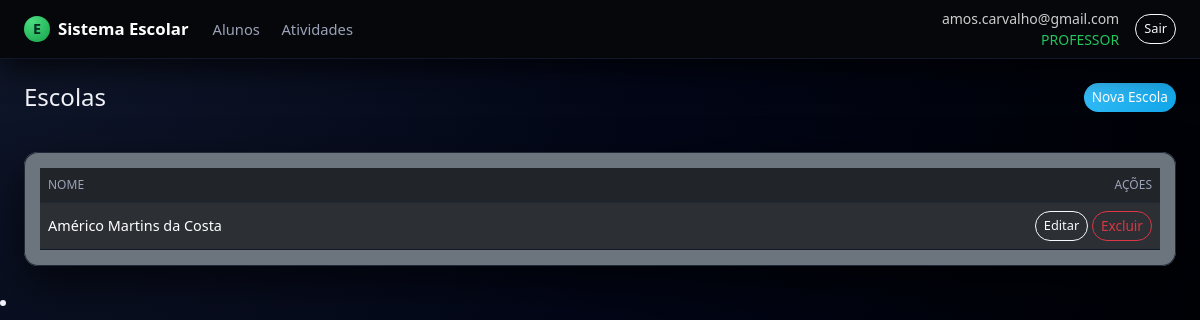
/escolas/ (signed in), run on the app's committed database.
### app.py (models this page shows, shortened)
class Usuario(db.Model, UserMixin):
    __tablename__ = "usuario"
    id = db.Column(db.Integer, primary_key=True)
    email = db.Column(db.String(120), unique=True, nullable=False)
    senha_hash = db.Column(db.String(255), nullable=False)
    papel = db.Column(db.String(30), nullable=False, default="ALUNO")
    ativo = db.Column(db.Boolean, nullable=False, default=True)
    created_at = db.Column(db.DateTime, nullable=False, default=datetime.utcnow)
    aluno_id = db.Column(db.Integer, db.ForeignKey("aluno.id"), nullable=True)
    aluno = db.relationship("Aluno", lazy="joined")
    def papel_upper(self):
        return (self.papel or "").upper()
    def is_responsavel(self):
        return self.papel_upper() == "RESPONSAVEL"
    def is_aluno(self):
        return self.papel_upper() == "ALUNO"

class Escola(db.Model):
    __tablename__ = "escola"
    id = db.Column(db.Integer, primary_key=True)
    nome = db.Column(db.String(120), nullable=False, unique=True)

### app.py (the view)
@app.route("/escolas/")
@login_required
def escolas_list():
    if current_user.is_responsavel() or current_user.is_aluno():
        flash("Acesso não autorizado.", "warning")
        return redirect(url_for("index"))
    items = Escola.query.order_by(Escola.nome.asc()).all()
    return render_template("escolas/listar.html", items=items)

### app.py (called while the page is built)
@login_manager.user_loader
def load_user(uid):
    return db.session.get(Usuario, int(uid))

@app.context_processor
def inject_can():
    return dict(can=can)

### templates/escolas/listar.html (shortened to what this page needs)
{% extends 'base.html' %}
{% block content %}
<div class="d-flex align-items-center justify-content-between mb-3">
  <h1 class="h4 mb-0">Escolas</h1>
  <a href="{{ url_for('escolas_nova') }}" class="btn btn-primary btn-sm">Nova Escola</a>
</div>
<div class="card bg-secondary border-0">
  <div class="card-body">
    <div class="table-responsive">
      <table class="table table-dark table-striped align-middle mb-0">
        <thead>
          <tr>
            <th>Nome</th>
            <th class="table-actions text-end">Ações</th>
          </tr>
        </thead>
        <tbody>
          {% for e in items %}
          <tr>
            <td>{{ e.nome }}</td>
            <td class="text-end">
              <form class="d-inline" method="post" action="{{ url_for('escolas_editar', id=e.id) }}">
                <button class="btn btn-sm btn-outline-light" onclick="return promptEditEscola(this.form)">Editar</button>
              </form>
              <form class="d-inline" method="post" action="{{ url_for('escolas_excluir', id=e.id) }}"
                    onsubmit="return confirm('Excluir esta escola?');">
                <button class="btn btn-sm btn-outline-danger">Excluir</button>
              </form>
            </td>
          </tr>
          {% else %}
          <tr><td colspan="2" class="text-center text-light-50 py-4">Nenhuma escola cadastrada.</td></tr>
          {% endfor %}
        </tbody>
      </table>
    </div>
  </div>
</div>
{% endblock %}

### templates/base.html (shortened to what this page needs)
<!doctype html>
<html lang="pt-BR">
<head>
  <link
    href="https://cdn.jsdelivr.net/npm/bootstrap@5.3.3/dist/css/bootstrap.min.css"
    rel="stylesheet"
  >
  <link rel="stylesheet" href="{{ url_for('static', filename='css/style.css') }}">
</head>
<body class="app-body">
  <header class="app-navbar navbar navbar-expand-lg navbar-dark">
    <div class="container-fluid px-3 px-lg-4">
      <a class="navbar-brand d-flex align-items-center gap-2" href="{{ url_for('index') }}">
        <span class="brand-icon">E</span>
        <span class="fw-semibold">Sistema Escolar</span>
      </a>
      {% if current_user.is_authenticated %}
        {% set papel = current_user.papel_upper() %}
        <div class="collapse navbar-collapse" id="mainNav">
          <ul class="navbar-nav me-auto mb-2 mb-lg-0 app-menu">
            <li class="nav-item">
              <a class="nav-link {% if request.endpoint and 'alunos' in request.endpoint %}active{% endif %}"
                 href="{{ url_for('alunos_list') }}">
                Alunos
              </a>
            </li>
            <li class="nav-item">
              <a class="nav-link {% if request.endpoint and 'atividades_' in request.endpoint %}active{% endif %}"
                 href="{{ url_for('atividades_listar') }}">
                Atividades
              </a>
            </li>
          </ul>
          <div class="d-flex align-items-center gap-3">
            <div class="text-end small text-muted d-none d-md-block">
              <div>{{ current_user.email }}</div>
              <div class="text-accent">{{ papel }}</div>
            </div>
            <form method="post" action="{{ url_for('logout') }}">
              <button class="btn btn-sm btn-outline-light" type="submit">Sair</button>
            </form>
          </div>
        </div>
      {% endif %}
    </div>
  </header>
  <main class="app-main container-fluid px-3 px-lg-4 py-4">
    <div class="page-wrapper">
      {% block content %}{% endblock %}
    </div>
  </main>
  <li class="nav-item">
</li>
</body>
</html>

### static/css/style.css (style rules this page uses)
:root { --bg-body: #05070b; --bg-elevated: #10141f; --bg-elevated-soft: #181d2a; --bg-navbar: #05070b; --border-soft: #262c3c; --text-main: #f4f5fb; --text-muted: #9ca3b8; --accent: #22c55e; --accent-soft: rgba(34, 197, 94, 0.15); --danger-soft: rgba(239, 68, 68, 0.15); --radius-lg: 16px; --radius-md: 10px; --shadow-soft: 0 18px 45px rgba(0, 0, 0, 0.65); }
.app-body { background: radial-gradient(circle at top left, #10172a 0, #020617 45%, #000 100%); color: var(--text-main); min-height: 100vh; font-family: system-ui, -apple-system, BlinkMacSystemFont, "Segoe UI", sans-serif; }
.app-navbar { background-color: var(--bg-navbar); border-bottom: 1px solid #111827; box-shadow: 0 10px 30px rgba(0, 0, 0, 0.7); position: sticky; top: 0; z-index: 1030; }
.app-navbar .navbar-brand { font-size: 1.05rem; }
.brand-icon { width: 26px; height: 26px; border-radius: 999px; background: radial-gradient(circle at 30% 20%, #4ade80, #16a34a); display: inline-flex; align-items: center; justify-content: center; font-size: 0.9rem; font-weight: 700; color: #022c22; }
.app-menu .nav-link { font-size: 0.92rem; color: var(--text-muted); padding-inline: 0.9rem; border-radius: 999px; margin-right: 0.35rem; transition: all 0.18s ease-out; }
.app-main { color: var(--text-main); max-width: 1200px; margin-inline: auto; }
.page-wrapper { display: flex; flex-direction: column; gap: 1.5rem; }
.card { background-color: var(--bg-elevated); border-radius: var(--radius-lg); border: 1px solid var(--border-soft); box-shadow: var(--shadow-soft); }
.table { color: var(--text-main); font-size: 0.9rem; margin-bottom: 0; }
.table thead { background: linear-gradient(90deg, #020617, #020617); }
.table thead th { color: #9ca3b8; border-bottom: 1px solid #1f2933 !important; font-weight: 500; text-transform: uppercase; font-size: 0.75rem; }
.table tbody tr { background-color: var(--bg-elevated-soft); }
.table td, .table th { border-color: #111827 !important; }
.btn { border-radius: 999px; font-size: 0.85rem; }
.btn-primary { background: linear-gradient(135deg, #38bdf8, #0ea5e9); border: none; }
.btn-outline-light { border-radius: 999px; font-size: 0.8rem; }
.text-accent { color: var(--accent); }
.card { position: relative; border-radius: 14px; overflow: hidden; }
.card::after { content: ""; position: absolute; inset: 0; border-radius: 14px; pointer-events: none; box-shadow: inset 0 0 0 1px #1f2937; }
.app-navbar .text-muted { color: rgba(255, 255, 255, 0.80) !important; }
.app-navbar .text-muted div:first-child { font-weight: 500; }

### data on the page
Usuario: email "amos.carvalho@gmail.com", papel "PROFESSOR"
Escola: nome "Américo Martins da Costa"
